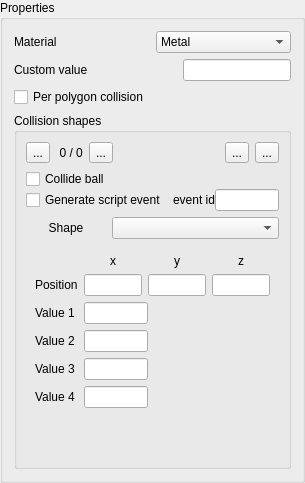
    <widget class="QGroupBox" name="propertiesGroupBox">
     <property name="maximumSize">
      <size>
       <width>305</width>
       <height>16777215</height>
      </size>
     </property>
     <property name="title">
      <string>Properties</string>
     </property>
     <layout class="QGridLayout" name="gridLayout_15">
      <item row="3" column="0" colspan="2">
       <widget class="QGroupBox" name="groupBox_3">
        <property name="maximumSize">
         <size>
          <width>1600000</width>
          <height>16777215</height>
         </size>
        </property>
        <property name="title">
         <string>Collision shapes</string>
        </property>
        <layout class="QGridLayout" name="gridLayout_10">
         <item row="1" column="0" colspan="6">
          <widget class="QWidget" name="widget_3" native="true">
           <layout class="QGridLayout" name="gridLayout_12">
            <property name="margin">
             <number>0</number>
            </property>
            <item row="0" column="2">
             <widget class="QToolButton" name="collisionElementNextToolButton">
              <property name="toolTip">
               <string>Next</string>
              </property>
              <property name="text">
               <string>...</string>
              </property>
              <property name="icon">
               <iconset resource="fpm-editor.qrc">
                <normaloff>:/icons/next.png</normaloff>:/icons/next.png</iconset>
              </property>
             </widget>
            </item>
            <item row="0" column="0">
             <widget class="QToolButton" name="collisionElementPreviousToolButton">
              <property name="toolTip">
               <string>Previous</string>
              </property>
              <property name="text">
               <string>...</string>
              </property>
              <property name="icon">
               <iconset resource="fpm-editor.qrc">
                <normaloff>:/icons/previous.png</normaloff>:/icons/previous.png</iconset>
              </property>
             </widget>
            </item>
            <item row="0" column="4">
             <widget class="QToolButton" name="collisionElementNewToolButton">
              <property name="toolTip">
               <string>New shape</string>
              </property>
              <property name="text">
               <string>...</string>
              </property>
              <property name="icon">
               <iconset resource="fpm-editor.qrc">
                <normaloff>:/icons/add.png</normaloff>:/icons/add.png</iconset>
              </property>
             </widget>
            </item>
            <item row="0" column="5">
             <widget class="QToolButton" name="collisionElementDeleteToolButton">
              <property name="toolTip">
               <string>Delete current shape</string>
              </property>
              <property name="text">
               <string>...</string>
              </property>
              <property name="icon">
               <iconset resource="fpm-editor.qrc">
                <normaloff>:/icons/delete.png</normaloff>:/icons/delete.png</iconset>
              </property>
             </widget>
            </item>
            <item row="0" column="1">
             <widget class="QLabel" name="collisionElementNavLabel">
              <property name="text">
               <string> 0 / 0</string>
              </property>
              <property name="alignment">
               <set>Qt::AlignCenter</set>
              </property>
             </widget>
            </item>
            <item row="0" column="3">
             <spacer name="horizontalSpacer_6">
              <property name="orientation">
               <enum>Qt::Horizontal</enum>
              </property>
              <property name="sizeHint" stdset="0">
               <size>
                <width>40</width>
                <height>20</height>
               </size>
              </property>
             </spacer>
            </item>
           </layout>
          </widget>
         </item>
         <item row="3" column="0" colspan="6">
          <widget class="QWidget" name="widget_5" native="true">
           <layout class="QGridLayout" name="gridLayout_14">
            <property name="margin">
             <number>0</number>
            </property>
            <property name="spacing">
             <number>0</number>
            </property>
            <item row="1" column="0" colspan="3">
             <widget class="QCheckBox" name="collisionElementGenerateHitCheckBox">
              <property name="text">
               <string>Generate script event</string>
              </property>
             </widget>
            </item>
            <item row="1" column="3">
             <widget class="QLabel" name="collisionElementEventIdLabel">
              <property name="text">
               <string>event id</string>
              </property>
              <property name="buddy">
               <cstring>collisionElementEventIdLineEdit</cstring>
              </property>
             </widget>
            </item>
            <item row="1" column="4">
             <widget class="QLineEdit" name="collisionElementEventIdLineEdit">
              <property name="maximumSize">
               <size>
                <width>64</width>
                <height>16777215</height>
               </size>
              </property>
             </widget>
            </item>
            <item row="0" column="0">
             <widget class="QCheckBox" name="collisionElementEffectBallCheckBox">
              <property name="text">
               <string>Collide ball</string>
              </property>
             </widget>
            </item>
           </layout>
          </widget>
         </item>
         <item row="7" column="0" colspan="2">
          <widget class="QLabel" name="collisionElementTypeLabel">
           <property name="text">
            <string>Shape</string>
           </property>
           <property name="alignment">
            <set>Qt::AlignCenter</set>
           </property>
           <property name="buddy">
            <cstring>collisionElementTypeComboBox</cstring>
           </property>
          </widget>
         </item>
         <item row="7" column="2" colspan="4">
          <widget class="QComboBox" name="collisionElementTypeComboBox"/>
         </item>
         <item row="8" column="0" colspan="6">
          <widget class="QWidget" name="widget_4" native="true">
           <layout class="QGridLayout" name="gridLayout_13">
            <item row="1" column="1">
             <widget class="QLabel" name="collisionElementPositionLabel">
              <property name="text">
               <string>Position</string>
              </property>
              <property name="buddy">
               <cstring>collisionElementPositionXLineEdit</cstring>
              </property>
             </widget>
            </item>
            <item row="1" column="2">
             <widget class="QLineEdit" name="collisionElementPositionXLineEdit">
              <property name="maximumSize">
               <size>
                <width>64</width>
                <height>16777215</height>
               </size>
              </property>
             </widget>
            </item>
            <item row="1" column="3">
             <widget class="QLineEdit" name="collisionElementPositionYLineEdit">
              <property name="maximumSize">
               <size>
                <width>64</width>
                <height>16777215</height>
               </size>
              </property>
             </widget>
            </item>
            <item row="1" column="5">
             <widget class="QLineEdit" name="collisionElementPositionZLineEdit">
              <property name="maximumSize">
               <size>
                <width>64</width>
                <height>16777215</height>
               </size>
              </property>
             </widget>
            </item>
            <item row="0" column="5">
             <widget class="QLabel" name="collisionElementPositionZLabel">
              <property name="text">
               <string>z</string>
              </property>
              <property name="alignment">
               <set>Qt::AlignCenter</set>
              </property>
             </widget>
            </item>
            <item row="0" column="3">
             <widget class="QLabel" name="collisionElementPositionYLabel">
              <property name="text">
               <string>y</string>
              </property>
              <property name="alignment">
               <set>Qt::AlignCenter</set>
              </property>
             </widget>
            </item>
            <item row="0" column="2">
             <widget class="QLabel" name="collisionElementPositionXLabel">
              <property name="text">
               <string>x</string>
              </property>
              <property name="alignment">
               <set>Qt::AlignCenter</set>
              </property>
             </widget>
            </item>
            <item row="2" column="1">
             <widget class="QLabel" name="collisionElementValue1Label">
              <property name="text">
               <string>Value 1</string>
              </property>
              <property name="buddy">
               <cstring>collisionElementValue1LineEdit</cstring>
              </property>
             </widget>
            </item>
            <item row="4" column="1">
             <widget class="QLabel" name="collisionElementValue3Label">
              <property name="text">
               <string>Value 3</string>
              </property>
              <property name="buddy">
               <cstring>collisionElementValue3LineEdit</cstring>
              </property>
             </widget>
            </item>
            <item row="2" column="2" colspan="2">
             <widget class="QLineEdit" name="collisionElementValue1LineEdit">
              <property name="maximumSize">
               <size>
                <width>64</width>
                <height>16777215</height>
               </size>
              </property>
             </widget>
            </item>
            <item row="4" column="2" colspan="2">
             <widget class="QLineEdit" name="collisionElementValue3LineEdit">
              <property name="maximumSize">
               <size>
                <width>64</width>
                <height>16777215</height>
               </size>
              </property>
             </widget>
            </item>
            <item row="3" column="1">
             <widget class="QLabel" name="collisionElementValue2Label">
              <property name="text">
               <string>Value 2</string>
              </property>
              <property name="buddy">
               <cstring>collisionElementValue2LineEdit</cstring>
              </property>
             </widget>
            </item>
            <item row="3" column="2" colspan="2">
             <widget class="QLineEdit" name="collisionElementValue2LineEdit">
              <property name="maximumSize">
               <size>
                <width>64</width>
                <height>16777215</height>
               </size>
              </property>
             </widget>
            </item>
            <item row="5" column="1">
             <widget class="QLabel" name="collisionElementValue4Label">
              <property name="text">
               <string>Value 4</string>
              </property>
              <property name="buddy">
               <cstring>collisionElementValue4LineEdit</cstring>
              </property>
             </widget>
            </item>
            <item row="5" column="2" colspan="2">
             <widget class="QLineEdit" name="collisionElementValue4LineEdit">
              <property name="maximumSize">
               <size>
                <width>64</width>
                <height>16777215</height>
               </size>
              </property>
             </widget>
            </item>
           </layout>
          </widget>
         </item>
         <item row="9" column="0" colspan="6">
          <spacer name="verticalSpacer_2">
           <property name="orientation">
            <enum>Qt::Vertical</enum>
           </property>
           <property name="sizeHint" stdset="0">
            <size>
             <width>20</width>
             <height>40</height>
            </size>
           </property>
          </spacer>
         </item>
        </layout>
       </widget>
      </item>
      <item row="0" column="0">
       <widget class="QLabel" name="materialTypeLabel">
        <property name="text">
         <string>Material</string>
        </property>
        <property name="buddy">
         <cstring>materialTypeComboBox</cstring>
        </property>
       </widget>
      </item>
      <item row="0" column="1">
       <widget class="QComboBox" name="materialTypeComboBox">
        <item>
         <property name="text">
          <string>Metal</string>
         </property>
        </item>
        <item>
         <property name="text">
          <string>Wood</string>
         </property>
        </item>
        <item>
         <property name="text">
          <string>Plastic</string>
         </property>
        </item>
        <item>
         <property name="text">
          <string>Rubber</string>
         </property>
        </item>
       </widget>
      </item>
      <item row="2" column="0" colspan="2">
       <widget class="QCheckBox" name="perPolygonCollisionCheckBox">
        <property name="text">
         <string>Per polygon collision</string>
        </property>
       </widget>
      </item>
      <item row="1" column="0" colspan="2">
       <widget class="QWidget" name="widget_7" native="true">
        <layout class="QGridLayout" name="gridLayout_9">
         <property name="margin">
          <number>0</number>
         </property>
         <item row="0" column="0">
          <widget class="QLabel" name="customValueLabel">
           <property name="text">
            <string>Custom value</string>
           </property>
           <property name="buddy">
            <cstring>customValueLineEdit</cstring>
           </property>
          </widget>
         </item>
         <item row="0" column="2">
          <widget class="QLineEdit" name="customValueLineEdit">
           <property name="maxLength">
            <number>10</number>
           </property>
          </widget>
         </item>
         <item row="0" column="1">
          <spacer name="horizontalSpacer_2">
           <property name="orientation">
            <enum>Qt::Horizontal</enum>
           </property>
           <property name="sizeHint" stdset="0">
            <size>
             <width>40</width>
             <height>20</height>
            </size>
           </property>
          </spacer>
         </item>
        </layout>
       </widget>
      </item>
     </layout>
    </widget>
